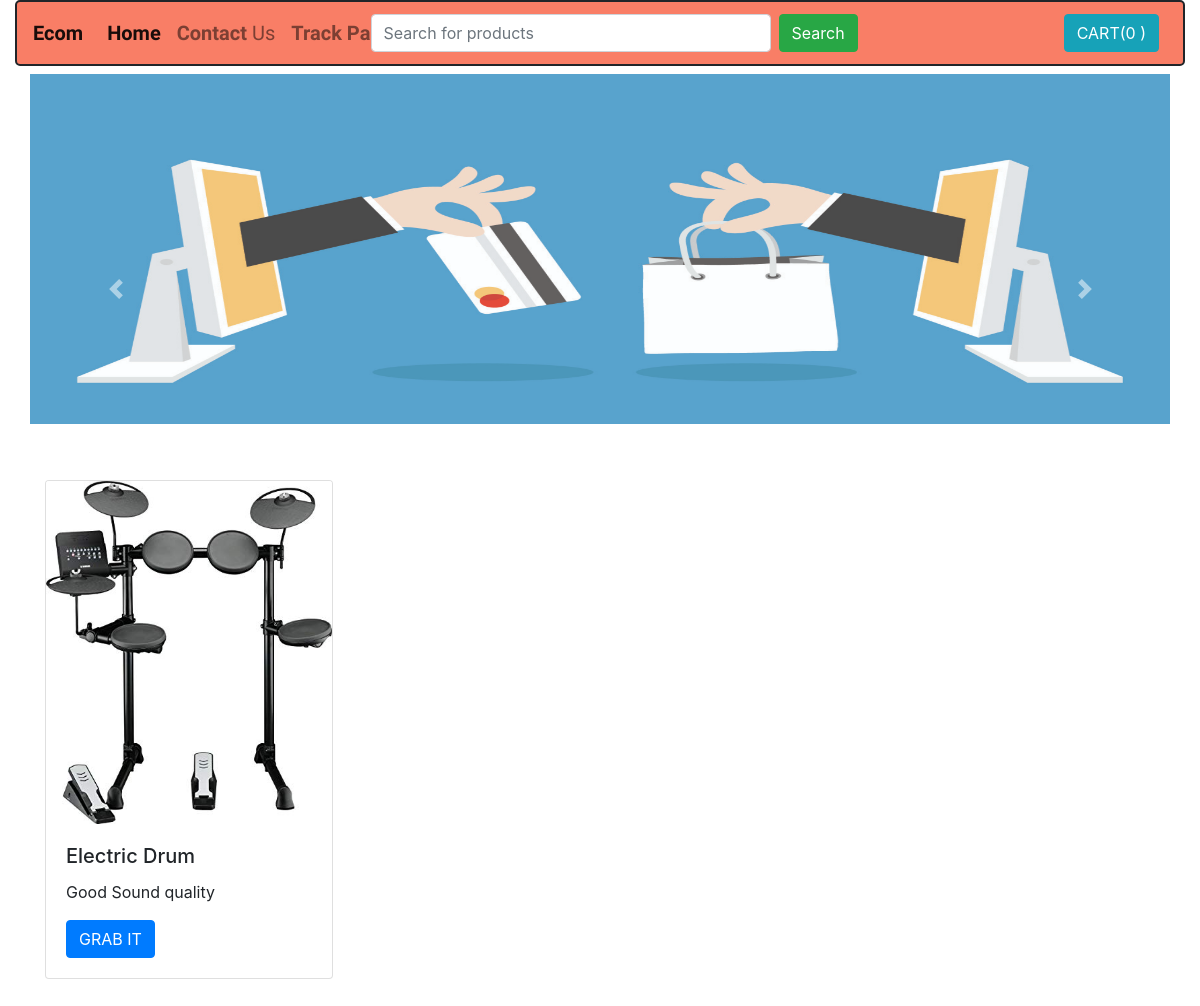
The page /shop/products/3 on the database its author committed.
### shop/models.py (models this page shows, shortened)
class Product(models.Model):
    product_id =  models.AutoField
    product_name =models.CharField(max_length=50)
    product_category =models.CharField(max_length=50,default="")
    product_price =models.IntegerField(default=0)
    product_desc= models.CharField(max_length=300)
    pub_date= models.DateField()
    product_image=models.ImageField(upload_to="shop/images",default="")

### shop/views.py (the view)
# urls.py: path('products/<int:myid>',views.products,name="product page"),
def products(request,myid):
    product= Product.objects.filter(id=myid)
    params ={'product':product[0]}      # since there is only one product
    return render(request,"shop/products.html",params)

### shop/templates/shop/products.html
{% extends 'shop/basic.html'   %}
{% block body %}
<div class="container">
<div class ="row ">
<div class=" col-lg-6 my-5">
 <div class="card" style="width: 18rem;">
  <img src="/media/{{product.product_image}}" class="card-img-top" alt="...">
  <div class="card-body">
    <h5 class="card-title">{{product.product_name}}</h5>
    <p class="card-text">{{product.product_desc}}</p>
    <a href="#" class="btn btn-primary">GRAB IT</a>
  </div>
</div>
</div>
</div>
</div>
{% endblock %}

### rows shown on the page
Product: product_image (picture), product_name "Electric Drum", product_desc "Good Sound quality"
